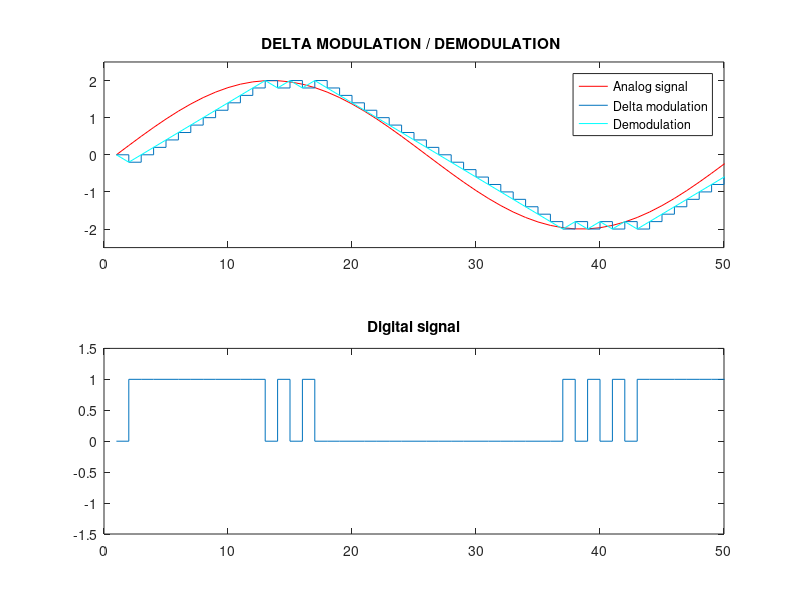

MATLAB code to generate this figure:
clc;
clear all;
close all;
a=2;
t=0:2*pi/50:2*pi;
x=a*sin(t);
l=length(x);
subplot(2,1,1);
plot(x,'r');
delta=0.2;
hold on
xn=0;
for i=1:l;
if x(i)>xn(i)
d(i)=1;
xn(i+1)=xn(i)+delta;
else
d(i)=0; xn(i+1)=xn(i)-delta;
end
end
stairs(xn)
%hold on
%for i=1:d
if d(i)==0
xn(i+1)=xn(i)-delta;
else
%d(i)=1;
xn(i+1)=xn(i)+delta;
end
%end
plot(xn,'c');
ylim([-2.5,2.5]);
xlim([0,50]);
legend('Analog signal','Delta modulation','Demodulation')
title('DELTA MODULATION / DEMODULATION ');
subplot(2,1,2);
stairs(d);
ylim([-1.5,1.5]);
xlim([0,50]);
title('Digital signal');